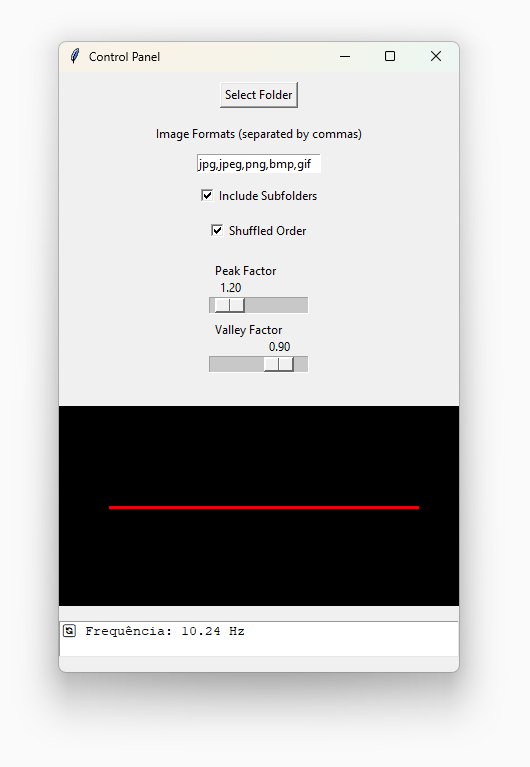

This chart was generated by the following Python code:
import tkinter as tk
from tkinter import filedialog, messagebox
from PIL import Image, ImageTk
import os
import numpy as np
import threading
import time
import sounddevice as sd
import soundcard as sc
import random
import warnings
import matplotlib.pyplot as plt
from matplotlib.backends.backend_tkagg import FigureCanvasTkAgg
import pythoncom
import sys

# Settings to suppress warnings
warnings.filterwarnings("ignore", category=UserWarning)
from soundcard import SoundcardRuntimeWarning
warnings.filterwarnings("ignore", category=SoundcardRuntimeWarning)

class TextRedirector:
    """Redirects prints to a Tkinter widget"""
    def __init__(self, text_widget):
        self.text_widget = text_widget

    def write(self, message):
        self.text_widget.insert(tk.END, message)
        self.text_widget.see(tk.END) # Auto-scroll to the last line

    def flush(self):
        pass  # Required for compatibility with standard stdout

class Player:
    def __init__(self, root, image_paths, random_order):
        self.root = root
        self.image_paths = image_paths
        self.random_order = random_order
        self.image_index = 0
        self.running = True

        # Create a new window for the player
        self.viewer_window = tk.Toplevel(self.root)
        self.viewer_window.title("Player")
        self.viewer_window.geometry("800x600")

        self.canvas = tk.Canvas(self.viewer_window, bg="black")
        self.canvas.pack(fill=tk.BOTH, expand=True)

        # Configure the window close event
        self.viewer_window.protocol("WM_DELETE_WINDOW", self.on_close)

        # Display the first image
        self.show_image()

    def show_image(self, attempt=1):
        """Exibe a imagem atual na tela com tratamento de erros reforçado"""
        if not self.image_paths or attempt > 5:
            print("Error: Can't load images")
            return

        try:
            img = Image.open(self.image_paths[self.image_index])
            
            # Wait until the canvas has valid dimensions (up to 1 second)
            timeout = time.time() + 1.0  # 1-second timeout
            while True:
                self.viewer_window.update()  # Force a complete window update
                canvas_width = self.canvas.winfo_width()
                canvas_height = self.canvas.winfo_height()
                if canvas_width > 0 and canvas_height > 0:
                    break
                if time.time() > timeout:
                    print("Error: canvas")
                    return
                time.sleep(0.05)
            
            # Resize the image using the obtained dimensions
            img = self.resize_image(img, canvas_width, canvas_height)
            self.tk_image = ImageTk.PhotoImage(img)
            
            self.canvas.delete("all")
            x = (canvas_width - img.width) // 2
            y = (canvas_height - img.height) // 2
            self.canvas.create_image(x, y, anchor=tk.NW, image=self.tk_image)
        except Exception as e:
            print(f"Tentativa {attempt}: Error: load img - {e}")
            if self.running:  # Só tenta novamente se o player ainda estiver ativo
                self.root.after(100, lambda: self.show_image(attempt + 1))

    def resize_image(self, img, canvas_width, canvas_height):
        """Redimensiona a imagem para caber na tela utilizando as dimensões do canvas"""
        # If the canvas dimensions are invalid, use fallback values
        canvas_width = canvas_width if canvas_width > 0 else 800
        canvas_height = canvas_height if canvas_height > 0 else 600

        img_ratio = img.width / img.height
        canvas_ratio = canvas_width / canvas_height

        if img_ratio > canvas_ratio:
            new_width = canvas_width
            new_height = max(int(canvas_width / img_ratio), 1)
        else:
            new_height = canvas_height
            new_width = max(int(canvas_height * img_ratio), 1)

        return img.resize((new_width, new_height), Image.LANCZOS)

    def next_image(self):
        """Avança para a próxima imagem"""
        if not self.image_paths:
            print("Error: No img on folder.")
            return

        # Increment the image index
        self.image_index = (self.image_index + 1) % len(self.image_paths)
        self.show_image()

    def on_close(self):
        """Fecha o player e marca como inativo"""
        self.running = False
        self.viewer_window.destroy()

class ImageViewer:
    def __init__(self):
        self.root = tk.Tk()
        self.root.title("Control Panel")
        self.root.geometry("400x600")
        self.root.protocol("WM_DELETE_WINDOW", self.exit_viewer)

        # Main settings
        self.players = []  # List of active players
        self.include_subfolders = tk.BooleanVar(value=True)
        self.random_order = tk.BooleanVar(value=True)
        self.image_formats = ["jpg", "jpeg", "png", "bmp", "gif"]

        # Audio settings
        self.samplerate = 1024
        self.blocksize = 32
        self.volume_window = []
        self.window_size = 25
        self.volume_threshold_factor = 1.20
        self.valley_threshold_factor = 0.90
        self.recent_frequencies = []  
        self.hysteresis = 0.2
        self.hysteresis_multiplier = 1.5
        self.waiting_for_valley = False

        # Graphical interface
        self.setup_initial_interface()
        self.audio_thread = threading.Thread(target=self.listen_to_audio, daemon=True)
        self.audio_thread.start()
        self.root.mainloop()

    def setup_initial_interface(self):
        """Configura a interface inicial"""
        self.control_frame = tk.Frame(self.root)
        self.control_frame.pack(fill=tk.BOTH, expand=True)

        # Button to select folder
        self.folder_button = tk.Button(self.control_frame, text="Select Folder", command=self.select_folder)
        self.folder_button.pack(pady=10)

        # Input for image formats
        self.format_label = tk.Label(self.control_frame, text="Image Formats (separated by commas)")
        self.format_label.pack(pady=5)
        self.format_entry = tk.Entry(self.control_frame)
        self.format_entry.insert(0, ",".join(self.image_formats))
        self.format_entry.pack(pady=5)

        # Checkbox to include subfolders
        self.subfolder_check = tk.Checkbutton(self.control_frame, text="Include Subfolders", variable=self.include_subfolders)
        self.subfolder_check.pack(pady=5)

        # Checkbox for random order
        self.random_check = tk.Checkbutton(self.control_frame, text="Shuffled Order", variable=self.random_order)
        self.random_check.pack(pady=5)

        # Control sliders
        self.setup_interface()

        # Waveform visualization
        self.setup_waveform_view()

    def setup_interface(self):
        """Configura os sliders de controle"""
        config_frame = tk.Frame(self.control_frame, bg="gray")
        config_frame.pack(pady=10)

        # Slider for peak factor
        self.threshold_slider = tk.Scale(
            config_frame, from_=1.10, to_=2.5, orient="horizontal",
            resolution=0.01, label="Peak Factor", command=lambda v: self.update_threshold_factor(v)
        )
        self.threshold_slider.set(self.volume_threshold_factor)
        self.threshold_slider.pack()

        # Slider for valley factor
        self.valley_slider = tk.Scale(
            config_frame, from_=0.5, to_=1.0, orient="horizontal",
            resolution=0.01, label="Valley Factor", command=lambda v: self.update_valley_factor(v)
        )
        self.valley_slider.set(self.valley_threshold_factor)
        self.valley_slider.pack()

    def setup_waveform_view(self):
        """Configura a visualização da forma de onda e a caixa de logs"""
        frame = tk.Frame(self.control_frame)
        frame.pack(pady=10, fill=tk.BOTH, expand=True)

        # Waveform visualization
        self.fig, self.ax = plt.subplots(figsize=(4, 2))
        self.fig.patch.set_alpha(0)
        self.ax.set_facecolor('none')
        self.ax.set_xticks([])
        self.ax.set_yticks([])
        for spine in self.ax.spines.values():
            spine.set_visible(False)
        self.ax.set_ylim(-1, 1)
        self.ax.set_xlim(0, self.blocksize)
        self.line, = self.ax.plot([], [], lw=2, color='red')
        self.canvas_graph = FigureCanvasTkAgg(self.fig, master=frame)  
        self.canvas_graph.draw()
        self.canvas_graph.get_tk_widget().config(bg='black')
        self.canvas_graph.get_tk_widget().pack(pady=10)

        # Log box below the graph
        self.log_text = tk.Text(frame, height=10, width=40, bg="white", fg="black")
        self.log_text.pack(pady=5, expand=True, fill=tk.BOTH)  # Removido 'side=tk.RIGHT', agora está abaixo

        # Redirect prints to the log box
        sys.stdout = TextRedirector(self.log_text)
        
    def select_folder(self):
        """Seleciona a pasta com as imagens"""
        folder_path = filedialog.askdirectory(title="Selecione a pasta com as imagens")
        if not folder_path:
            return

        # Updates the image formats
        self.image_formats = [fmt.strip().lower() for fmt in self.format_entry.get().split(",")]

        # Loads the images
        image_paths = self.load_images(folder_path)

        if image_paths:
            # Creates a new player with the loaded images
            player = Player(self.root, image_paths, self.random_order.get())
            self.players.append(player)

    def load_images(self, folder_path):
        """Carrega as imagens da pasta selecionada"""
        image_paths = []
        if self.include_subfolders.get():
            for root, _, files in os.walk(folder_path):
                for file in files:
                    if any(file.lower().endswith(ext) for ext in self.image_formats):
                        image_paths.append(os.path.join(root, file))
        else:
            for file in os.listdir(folder_path):
                if any(file.lower().endswith(ext) for ext in self.image_formats):
                    image_paths.append(os.path.join(folder_path, file))

        if not image_paths:
            messagebox.showerror("Erro", "Nenhuma imagem válida encontrada!")
            return []

        if self.random_order.get():
            random.shuffle(image_paths)

        return image_paths

    def listen_to_audio(self):
        """Thread principal de captura e análise de áudio"""
        pythoncom.CoInitialize()
        
        try:
            speaker = sc.default_speaker()
            mic = sc.get_microphone(speaker.name, include_loopback=True)
            
            with mic.recorder(samplerate=self.samplerate) as mic_stream:
                print("Audio monitoring started...")
                
                while True:
                    data = mic_stream.record(numframes=self.blocksize)
                    self.process_audio_data(data)
                    
        except Exception as e:
            print(f"Error: on audio {e}")
            self.exit_viewer()
        finally:
            pythoncom.CoUninitialize()

    def process_audio_data(self, data):
        """Processa os dados de áudio capturados"""
        raw_volume = np.sqrt(np.mean(data.astype(float)**2))
        self.volume_window.append(raw_volume)

        if len(self.volume_window) > self.window_size:
            self.volume_window.pop(0)

        dominant_freq = self.analyze_frequencies(data)
        self.recent_frequencies.append(dominant_freq)
        if len(self.recent_frequencies) > self.window_size:
            self.recent_frequencies.pop(0)

        self.update_visualization(data.astype(float).flatten())

        if len(self.volume_window) == self.window_size:
            self.dynamic_detection()

    def analyze_frequencies(self, audio_data):
        """Aplica FFT no áudio e retorna a frequência dominante"""
        fft_result = np.fft.fft(audio_data.flatten())
        freqs = np.fft.fftfreq(len(fft_result), d=1/self.samplerate)
        magnitude = np.abs(fft_result)
        dominant_freq = freqs[np.argmax(magnitude)]
        return abs(dominant_freq)
        
    def dynamic_detection(self):
        """Modifica a lógica de detecção de som com base na média das últimas frequências"""
        if len(self.recent_frequencies) == 0:
            return

        baseline = np.percentile(self.volume_window, 70)
        valley_base = np.percentile(self.volume_window, 30)
        peak_threshold = baseline * self.volume_threshold_factor
        valley_threshold = valley_base * self.valley_threshold_factor
        current_volume = self.volume_window[-1]

        avg_frequency = np.mean(self.recent_frequencies)

        if self.waiting_for_valley and (time.time() - self.hysteresis_start_time) < self.hysteresis:
            peak_threshold *= self.hysteresis_multiplier

        if current_volume > peak_threshold:
            if not self.waiting_for_valley:
                print(f"🔄 Frequência: {avg_frequency:.2f} Hz")
                for player in self.players:
                    if player.running:  
                        player.next_image()
                self.waiting_for_valley = True
                self.hysteresis_start_time = time.time()

        elif current_volume < valley_threshold:
            self.waiting_for_valley = False
                
    def update_visualization(self, data):
        """Atualiza a visualização da forma de onda"""
        self.line.set_ydata(data)
        self.line.set_xdata(np.arange(len(data)))
        self.canvas_graph.draw()        

    def update_threshold_factor(self, value):
        self.volume_threshold_factor = float(value)

    def update_valley_factor(self, value):
        self.valley_threshold_factor = float(value)

    def exit_viewer(self, event=None):
        """Fecha todos os players, encerra as threads e finaliza o programa de forma segura."""
        print("Exiting...")

        # Closes all players
        for player in self.players:
            player.on_close()

        # Waits for the audio thread to finish before closing
        if self.audio_thread.is_alive():
            self.audio_thread.join(timeout=1)  

        # Closes the graphical interface
        self.root.quit()  
        self.root.destroy()  


if __name__ == "__main__":
    ImageViewer()
